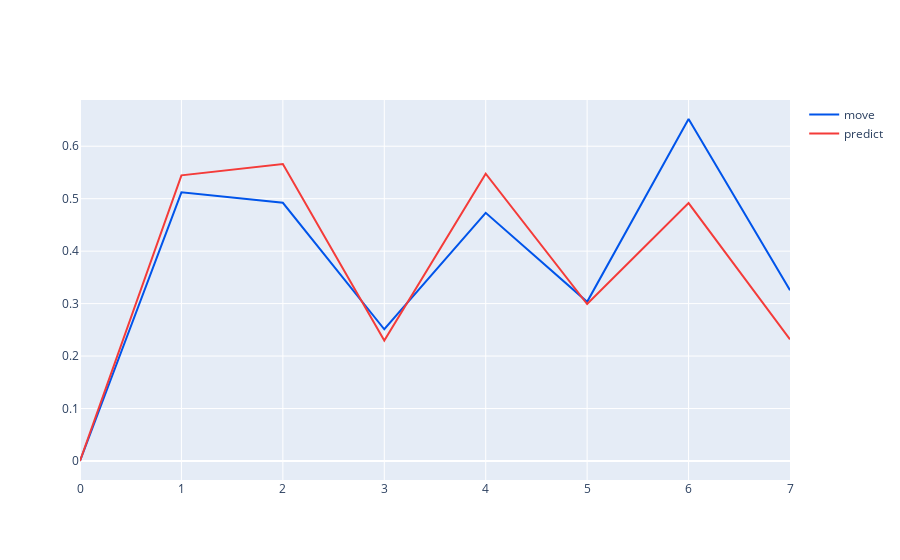

Notebook source saved alongside this figure:
### Code cell
fig = go.Figure()

fig.add_trace(go.Scatter(x=df_win.index, y=df_win['move'],
                    line=dict(color = '#0054EA'),
                    mode='lines', # Line plot만 그리기
                    name='move'))

fig.add_trace(go.Scatter(x=df_win.index, y=df_win['predict'],
                    line=dict(color = '#F43B39'),
                    mode='lines', # Line plot만 그리기
                    name='predict'))

fig.show()

### Figure 1 — Plotly figure (JSON) as saved in the notebook; plotly's stock layout.template omitted (floating-point values rounded to 4 significant figures)
{"data": [{"line": {"color": "#0054EA"}, "mode": "lines", "name": "move", "type": "scatter", "x": [0, 1, 2, 3, 4, 5, 6, 7], "y": [0, 0.5122, 0.4923, 0.2511, 0.4731, 0.3034, 0.6519, 0.3254]}, {"line": {"color": "#F43B39"}, "mode": "lines", "name": "predict", "type": "scatter", "x": [0, 1, 2, 3, 4, 5, 6, 7], "y": [0, 0.5444, 0.5662, 0.2295, 0.5476, 0.2992, 0.4916, 0.232]}], "layout": {"autosize": true, "xaxis": {"autorange": true, "range": [0, 7], "type": "linear"}, "yaxis": {"autorange": true, "range": [-0.03622, 0.6881], "type": "linear"}}}
